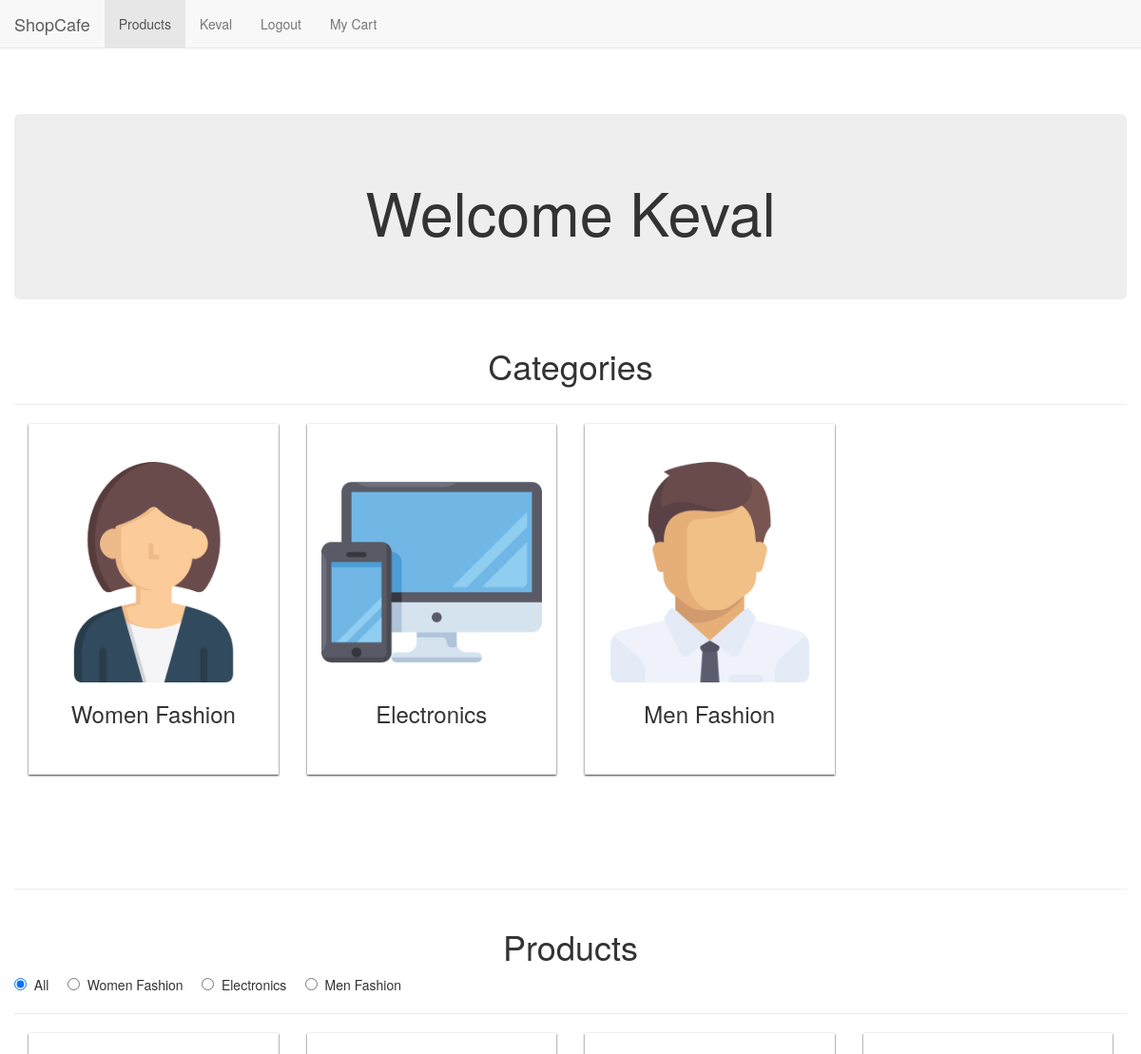
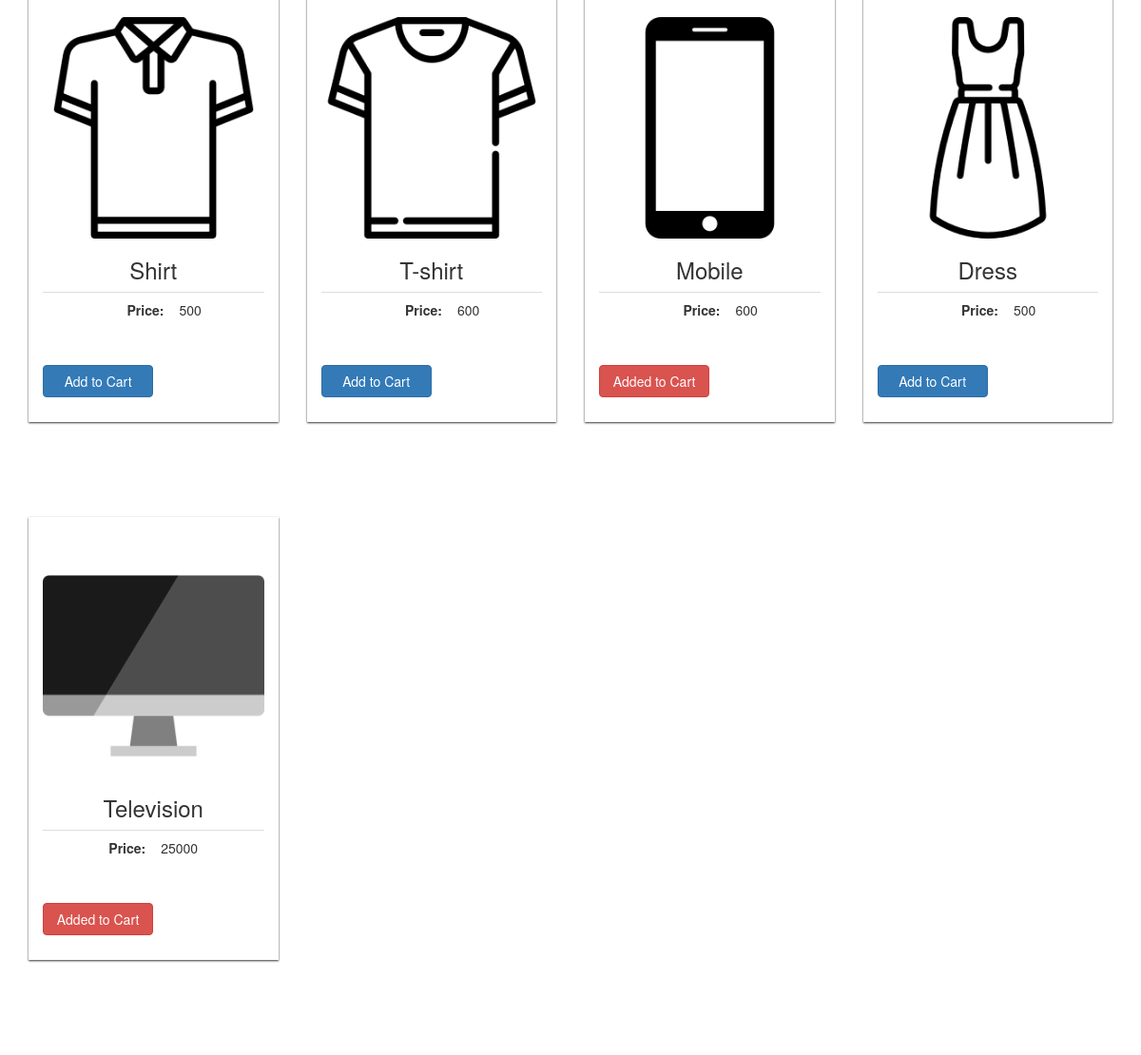
The app's page / (signed in) with its own data (2 pictures, top to bottom).
### tables this page shows
CREATE TABLE `category` (
  `c_id` int(20) NOT NULL,
  `c_name` varchar(50) NOT NULL,
  `c_des` varchar(100) NOT NULL,
  `c_img` varchar(30) NOT NULL
);

CREATE TABLE `product` (
  `pid` int(20) NOT NULL,
  `pname` varchar(50) NOT NULL,
  `pimage` varchar(50) NOT NULL,
  `pdes` varchar(150) NOT NULL,
  `price` int(20) NOT NULL,
  `category` varchar(50) NOT NULL
);

### index.php (the view, shortened to what this page needs)
<?php
	require_once 'include/nav.php';
?>
<nav class="navbar navbar-default navbar-fixed-top">
	<div class="container-fluid">
    	<div class="navbar-header">
      		<a class="navbar-brand" href="#">ShopCafe</a>
    	</div>
    	<ul class="nav navbar-nav">
      		<li class="active"><a href="#">Products</a></li>
      		<?php if(isset($_SESSION['user'])){ ?>
      		<li><a href="userinfo.php" id="<?php echo $_SESSION[user]; ?>"><?php echo $_SESSION['user']; ?></a></li>
	      	<li><a name="setlogout" href="logout.php">Logout</a></li>
	      	<li><a name="setcart" href="cart/mycart.php">My Cart</a></li>
      		<?php }else{ ?>
	        <li><a data-target="#mylogin" data-toggle="modal">Login</a></li>
	      	<li><a data-target="#myregister" data-toggle="modal">Register</a></li>
	      	<li><a href="guestcart.php" name="setcart1">Guest Cart</a></li>
	      	<?php } ?>
    	</ul>
  	</div>
</nav>
<div class="container-fluid">
  <div class="jumbotron" style='margin-top:120px;'>
  	<?php if(isset($_SESSION['user'])){ ?>
	      		<h1><center>Welcome&nbsp;<?php echo $_SESSION['user']; ?></center></h1>
      		<?php }else{ ?>
				<h1><center>Welcome</center></h1>
	      	<?php } ?>
  </div>
</div>
<div class="container-fluid">
	<div class="container">
		<div class="row">
	<h1><center>Categories</center></h1>
	<hr>
	<?php
		$querycat='SELECT * FROM category';
		$runcat=mysqli_query($conn,$querycat);
		while($row=mysqli_fetch_assoc($runcat))
		{
	?>
	<div class="col-md-3" style='margin-bottom:100px'>
		<div class="col-md-12" style="box-shadow: 0px 1px 2px 0 rgba(0,0,0,0.8);" class="hover1">
			<br><br>
			<img src="cimg/<?php echo $row['c_img']; ?>" class="images img-responsive" alt="not available">
			<h3><center>
			<?php
				echo $row['c_name'];
			?></center>
		</h3>
			<br><br>
		</div>
	</div>
	<?php } ?>
</div>
</div>
	<hr>
</div>
<div class="container-fluid">
	<div class="container">
		<div class="row">
	<h1><center>Products</center></h1>
	<?php
		$querycat='SELECT * FROM category';
		$runcat=mysqli_query($conn,$querycat);
		?>
		<input type="radio" value="<?php echo 'All'; ?>" class="ifilter" name="nfilter[]" id="iall" checked>&nbsp;&nbsp;<?php echo 'All'; ?>&nbsp;&nbsp;&nbsp;&nbsp;
		<?php
		while($row=mysqli_fetch_assoc($runcat))
		{
	?>
		<input type="radio" value="<?php echo $row['c_name']?>" class="ifilter" name="nfilter[]">&nbsp;&nbsp;<?php echo $row['c_name']?>&nbsp;&nbsp;&nbsp;&nbsp;
	<?php } ?>
	<hr>
	<?php
		$querycat='SELECT * FROM product';
		$runcat=mysqli_query($conn,$querycat);
		?>
		<div id="filterresult1">
			<?php
		while($row=mysqli_fetch_assoc($runcat))
		{
	?>
		<div class="col-md-3" style="margin-bottom:100px;" id="toremove">
		<div class="col-md-12" style="box-shadow: 0px 1px 2px 0 rgba(0,0,0,0.8);" class="hover1">
			<br><br>
			<img src="pimg/<?php echo $row['pimage']; ?>" class="images img-responsive" alt="not available">
			<h3>
			<center>
			<?php
				echo $row['pname'];
			?></center>
		</h3>
			<table class="table">
        		<tr>
        			<th style="text-align: right;">Price:</th>
        			<td >
        				<div id="price<?php echo $row['pid']; ?>"><?php echo $row['price']; ?></div></td>
        		</tr>
        	</table>
			<br>
			<?php
				if(isset($_SESSION['user']))
				{
					$cartcheck="SELECT * from cart where pid='$row[pid]' && uname='$_SESSION[user]'";
					$runcart=mysqli_query($conn,$cartcheck);
					if(mysqli_num_rows($runcart))
					{
						echo "<button class='btn btn-danger col-md-6 col-sm-6 mcart' id='$row[pid]'>Added to Cart</button>";
					}
					else
					{
						echo "<button class='btn btn-primary col-md-6 col-sm-6 mcart' id='$row[pid]'>Add to Cart</button>";
					}
			    }
			    else
				{
					echo "<button class='btn btn-primary col-md-6 mcart' id='$row[pid]'>Add to Cart</button>";
				}
			 ?>
			<br><br><br>
		</div>
	</div>
	<?php } ?>
	</div>
</div>
</div>
</div>
<?php
	require_once 'include/footer.php';
?>

### records on screen
category: c_img (picture), c_name "Women Fashion"
category: c_img (picture), c_name "Electronics"
category: c_img (picture), c_name "Men Fashion"
product: pimage (picture), pname "Shirt", price "500"
product: pimage (picture), pname "T-shirt", price "600"
product: pimage (picture), pname "Mobile", price "600"
product: pimage (picture), pname "Dress", price "500"
product: pimage (picture), pname "Television", price "25000"

### other values on screen
$_SESSION['user'] "Keval"
